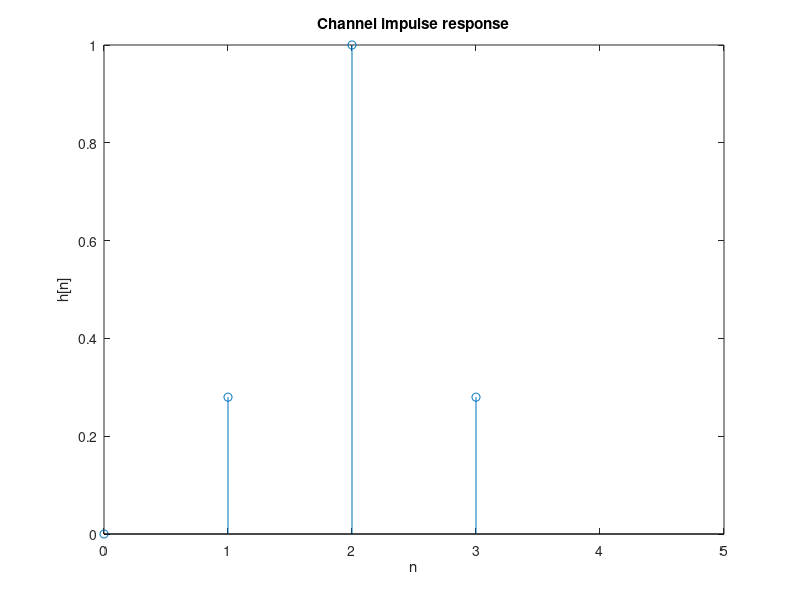
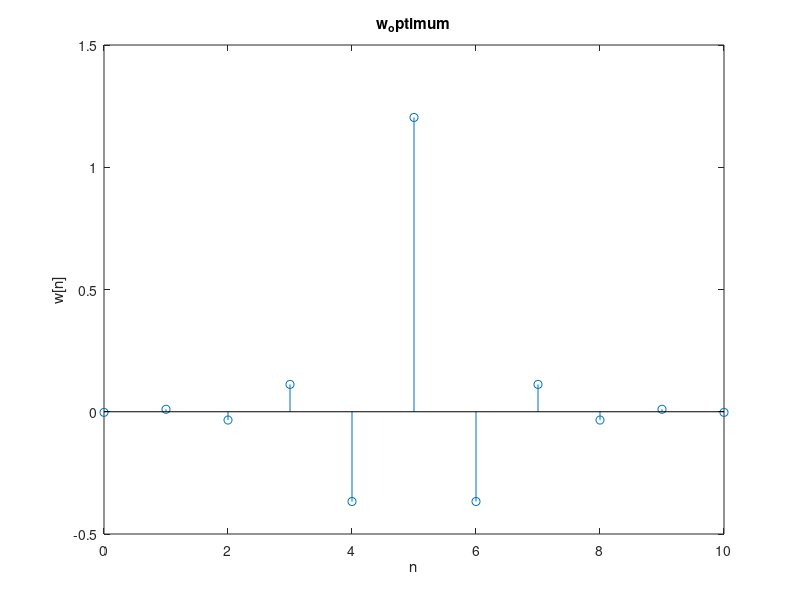
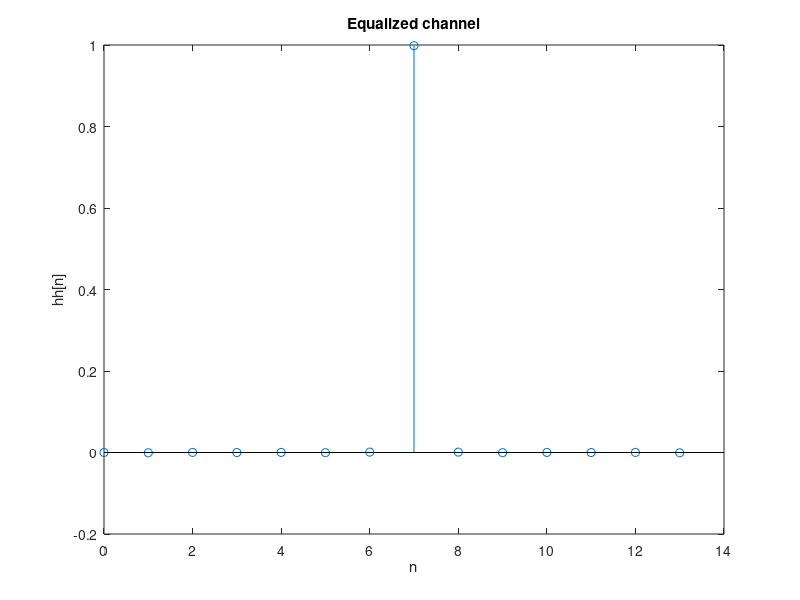
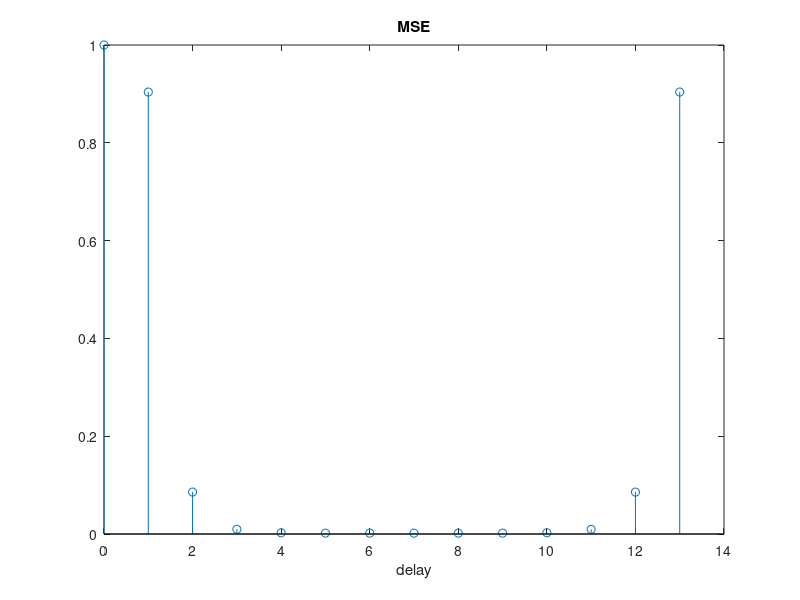

Write MATLAB code to recreate these figures, in order.

clear all
W=3.1;
noise_power=0.001;

n = 1:3;
h1 = 0.5*(1+cos((2*pi/W)*(n-2)));    
h = [zeros(1) h1];
h=h.';
N=100000;
M=11;
x=(rand(N,1)>0.5)*2-1;

H=[h.' zeros(1,M-1)];
for i=2:M
    H(i,:)=circshift(H(i-1,:),1);
end

u=conv(h,x);
u=u+sqrt(noise_power)*randn(length(u),1);

R=H*H.'+noise_power*eye(M);
e=[1 zeros(1,13)].';

for delay=0:13
    p=H*e;
    e=circshift(e,1);
    w=R\p;
    
    h_eq=conv(w,h);
    xx=conv(u,w);
    xxx=xx(delay+1:delay+N);
    
    MSE(delay+1)=mean((xxx-x).^2);
    %MSE(delay+1)=var(xxx-x);
    %MSE(delay+1)=(xxx(1)-x(1)).^2;
    
    if MSE(delay+1)==min(MSE)
        w_opt=w;
        hh_opt=h_eq;
        p_opt=p;
        e_opt=e;
        delay_opt=delay;
    end
end

figure(1)
stem(0:length(h)-1,h);
axis([0, 5,-inf, inf]);
title('Channel impulse response');
xlabel('n');ylabel('h[n]');

figure(2)
stem(0:length(w_opt)-1,w_opt)
title('w_optimum');
xlabel('n');ylabel('w[n]');

figure(3)
stem(0:length(hh_opt)-1,hh_opt)
title('Equalized channel')
xlabel('n');ylabel('hh[n]');

figure(4)
stem(0:length(MSE)-1,MSE);
title('MSE');
xlabel('delay');
w_opt=w_opt.'
min(MSE)